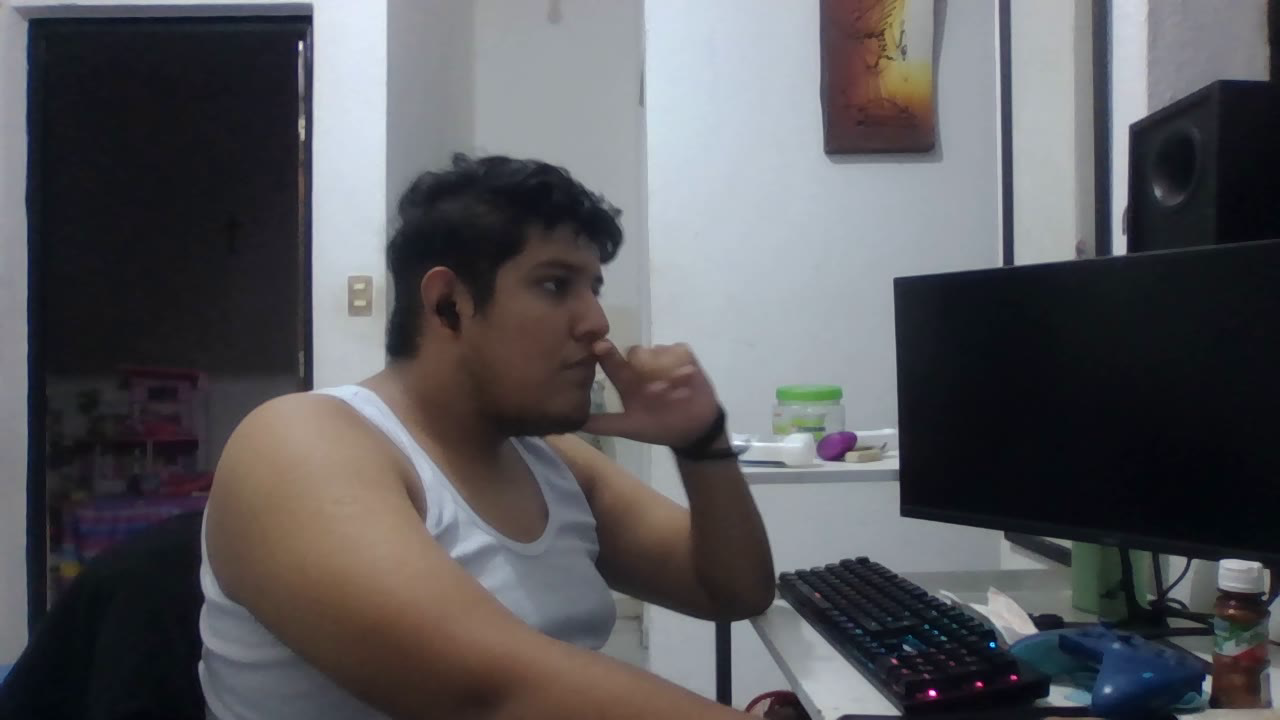
#> input picture frame 7 of img/videos/video.avi, 1280 x 720 px, given in place of the camera
$ python carton_filter.py   (older library calls are emulated)
#> lines starting #> are read from the running program, lines starting #| are printed output that depends on the picture; after the words box and inside, x2 and y2 are one past the last pixel; in counts of white or black regions, pixels touching at a corner belong together
#> further down, frame is the input picture: shape (720, 1280, 3); mean B, G, R 91.3, 87.7, 88.4
import cv2
import numpy as np

def cartoonize_image(img, ds_factor=4, sketch_mode=False):
#> called with ds_factor = 2, sketch_mode = False
    img_gray = cv2.cvtColor(img, cv2.COLOR_BGR2GRAY)
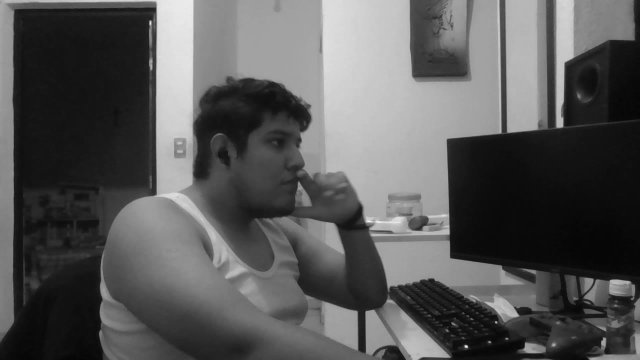
#> img_gray: shape (720, 1280) (shown at 1/2 size); min 5, max 249, mean 88.2
    img_gray = cv2.medianBlur(img_gray, 7)
    edges = cv2.Laplacian(img_gray, cv2.CV_8U, ksize=5)
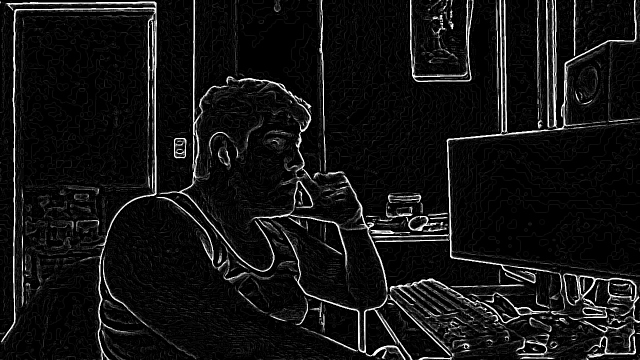
#> edges: shape (720, 1280) (shown at 1/2 size); min 0, max 255, mean 18.8
    ret, mask = cv2.threshold(edges, 100, 255, cv2.THRESH_BINARY_INV)
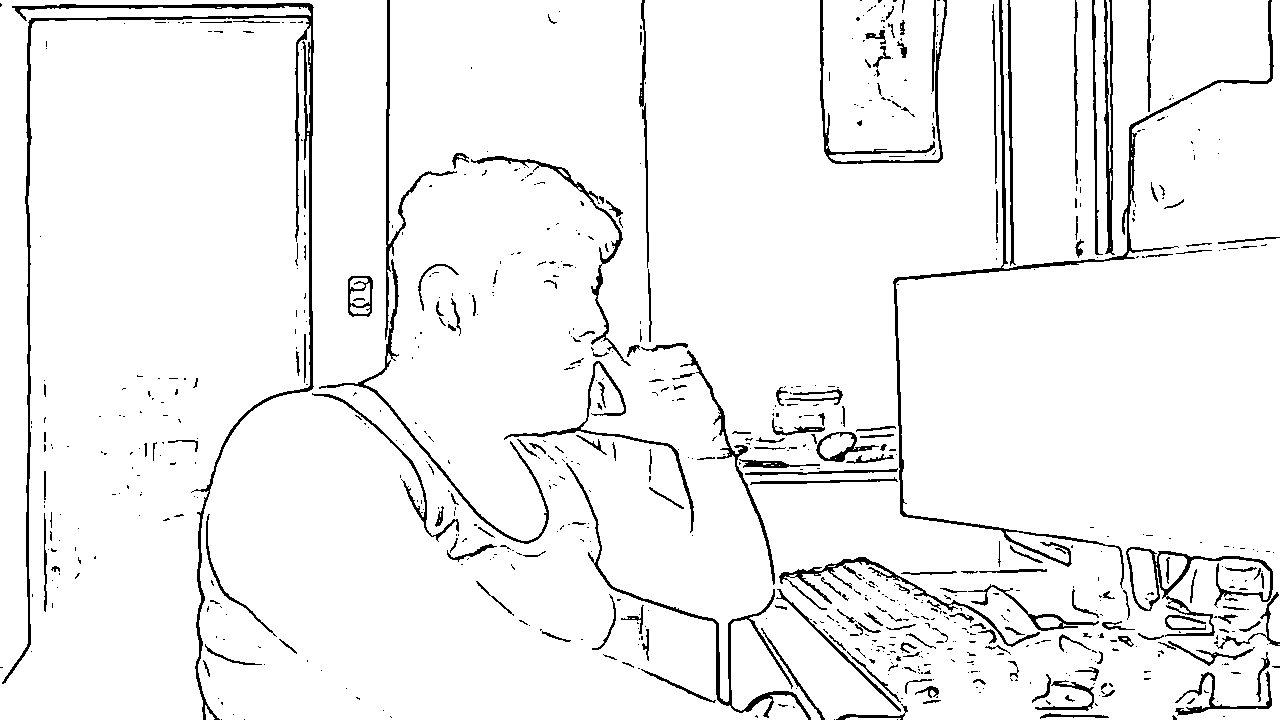
#> mask: shape (720, 1280); 94.7% white; 756 black regions (559 under 20 px), largest, box (x1, y1, x2, y2) and area: (2, 3, 314, 720) 7046, (893, 0, 1274, 589) 4740, (566, 463, 811, 720) 2123
    if sketch_mode:
        return cv2.cvtColor(mask, cv2.COLOR_GRAY2BGR)
    img_small = cv2.resize(img, None, fx=1.0/ds_factor, fy=1.0/ds_factor, interpolation=cv2.INTER_AREA)
    num_repetitions = 10
    sigma_color = 5
    sigma_space = 7
    size = 5

    for i in range(num_repetitions):
        img_small = cv2.bilateralFilter(img_small, size, sigma_color, sigma_space)
        img_output = cv2.resize(img_small, None, fx=ds_factor, fy=ds_factor, interpolation=cv2.INTER_LINEAR)
        dst = np.zeros(img_gray.shape)
        dst = cv2.bitwise_and(img_output, img_output, mask=mask)
        return dst
#> this loop made 1 pass
#> pass 1, in cartoonize_image, `dst = cv2.bitwise_and(img_output, img_output, mask=mask)`:
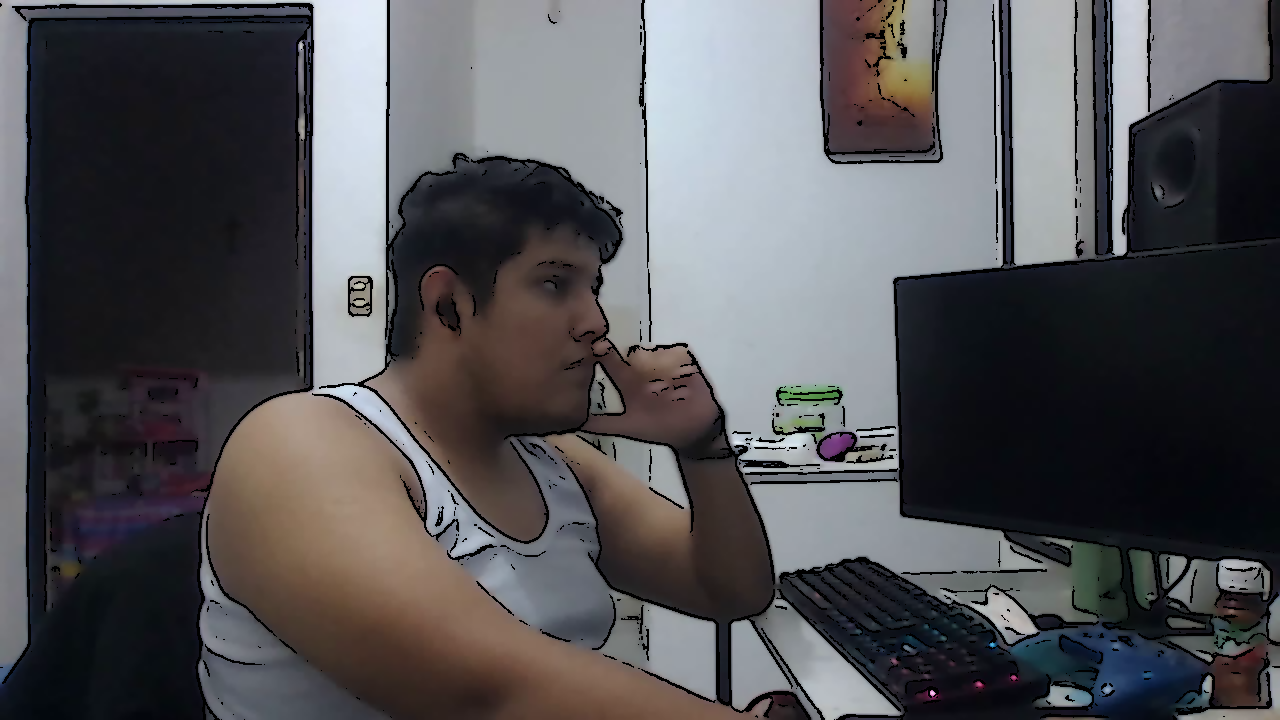
#> dst: shape (720, 1280, 3); mean B, G, R 86.9, 83.7, 84.5

cap = cv2.VideoCapture(0)
if not (cap.isOpened()):
    print("¡ERROR AL LEER LA CÁMARA!")
frame_width = int(cap.get(3))
frame_height = int(cap.get(4))
#out = cv2.VideoWriter('img/videos/video.avi', cv2.VideoWriter_fourcc('M','J','P','G'),la velocidad de reproducion del video 20,(frame_width, frame_height))
out = cv2.VideoWriter('img/videos/video.avi', cv2.VideoWriter_fourcc('M','J','P','G'),20,(frame_width, frame_height))

while(True):
    ret, frame = cap.read()
    if ret == True:
        out.write(frame)
        frame_out = cartoonize_image(frame, ds_factor=2, sketch_mode=False) #True o False
        out.write(frame_out)
        cv2.imshow('Video carton', frame_out)
        key = cv2.waitKey(1) & 0xFF
#> (key q is pressed here)
        if key == ord('q') or key == ord('Q') or key == ord('x') or key == ord('X') or key == 27 or key == 13:
            break
    else:
        break

cap.release()
out.release()
cv2.destroyAllWindows()

$ run again, starting later in the video
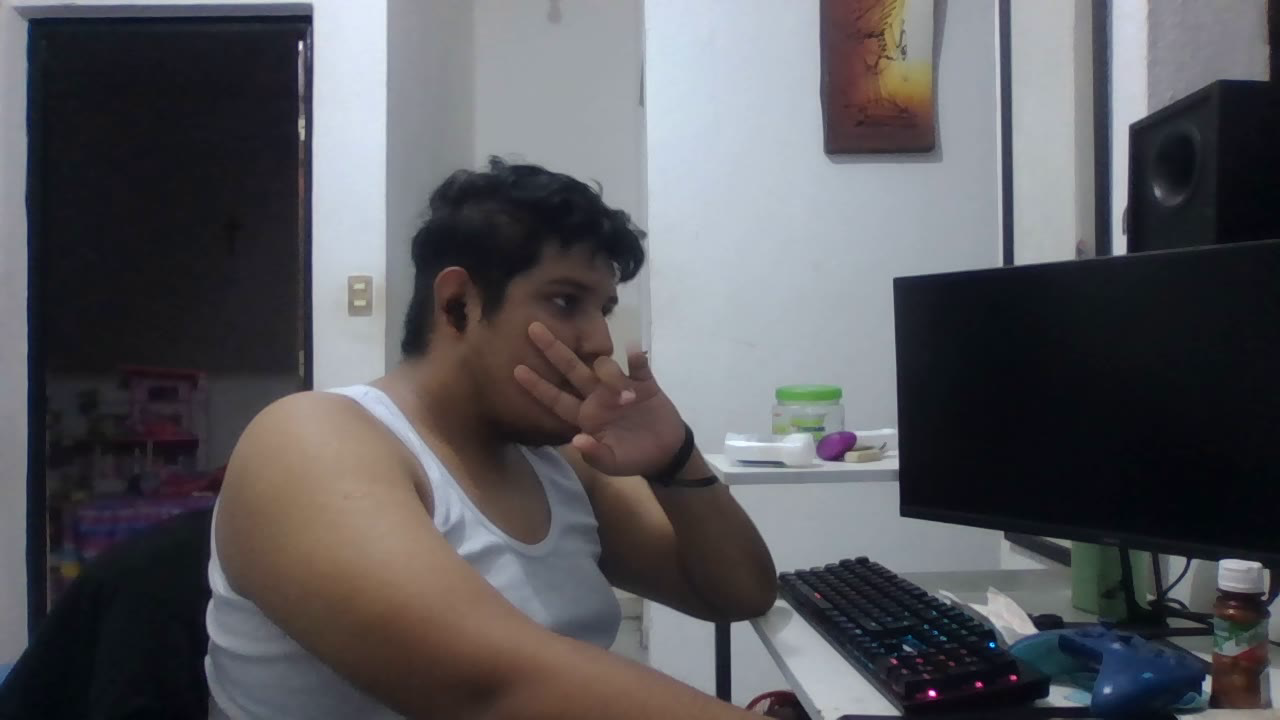
#> input picture frame 34 of img/videos/video.avi, 1280 x 720 px, given in place of the camera
#> frame is the input picture: shape (720, 1280, 3); mean B, G, R 92.3, 88.1, 88.7
#> in cartoonize_image, `ret, mask = cv2.threshold(edges, 100, 255, cv2.THRESH_BINARY_INV)`:
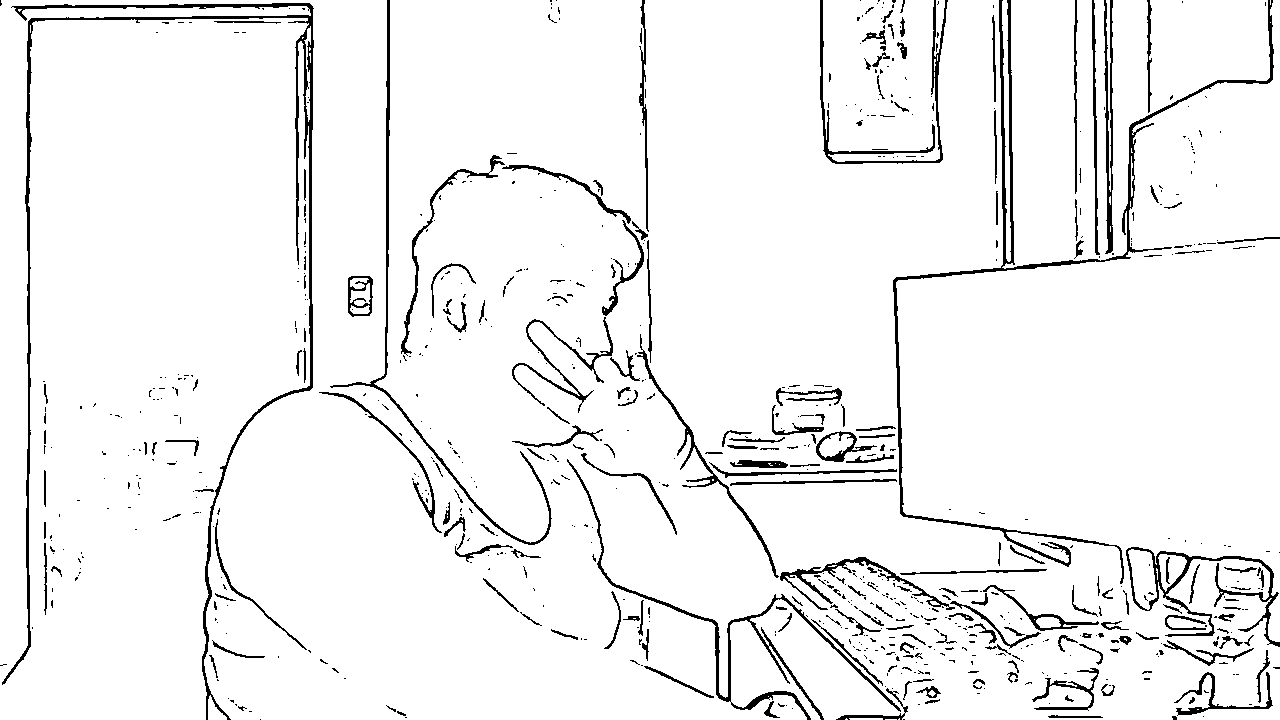
#> mask: shape (720, 1280); 94.6% white; 756 black regions (557 under 20 px), largest, box (x1, y1, x2, y2) and area: (2, 3, 314, 720) 7087, (893, 0, 1274, 584) 5604, (567, 459, 901, 720) 2777
#> the loop in cartoonize_image, `for i in range(num_repetitions):` made 1 pass
#> pass 1, in cartoonize_image, `dst = cv2.bitwise_and(img_output, img_output, mask=mask)`:
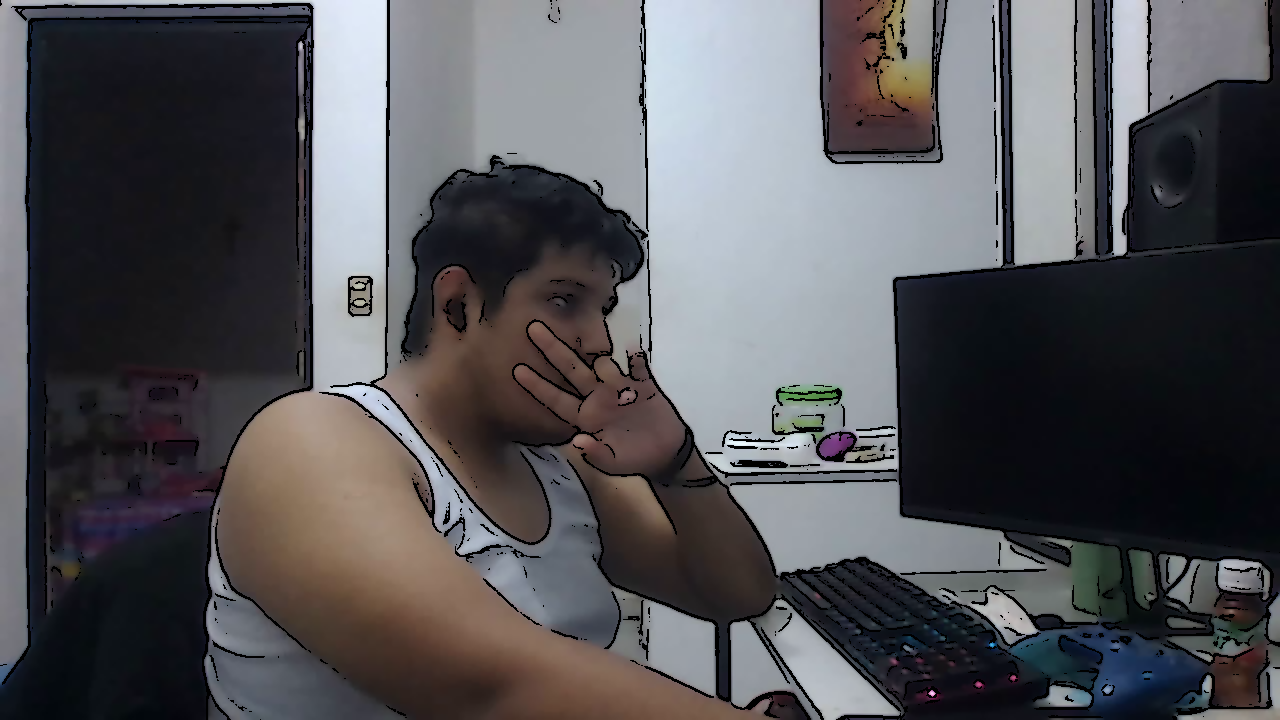
#> dst: shape (720, 1280, 3); mean B, G, R 87.8, 84.1, 84.7

$ run again, starting later in the video
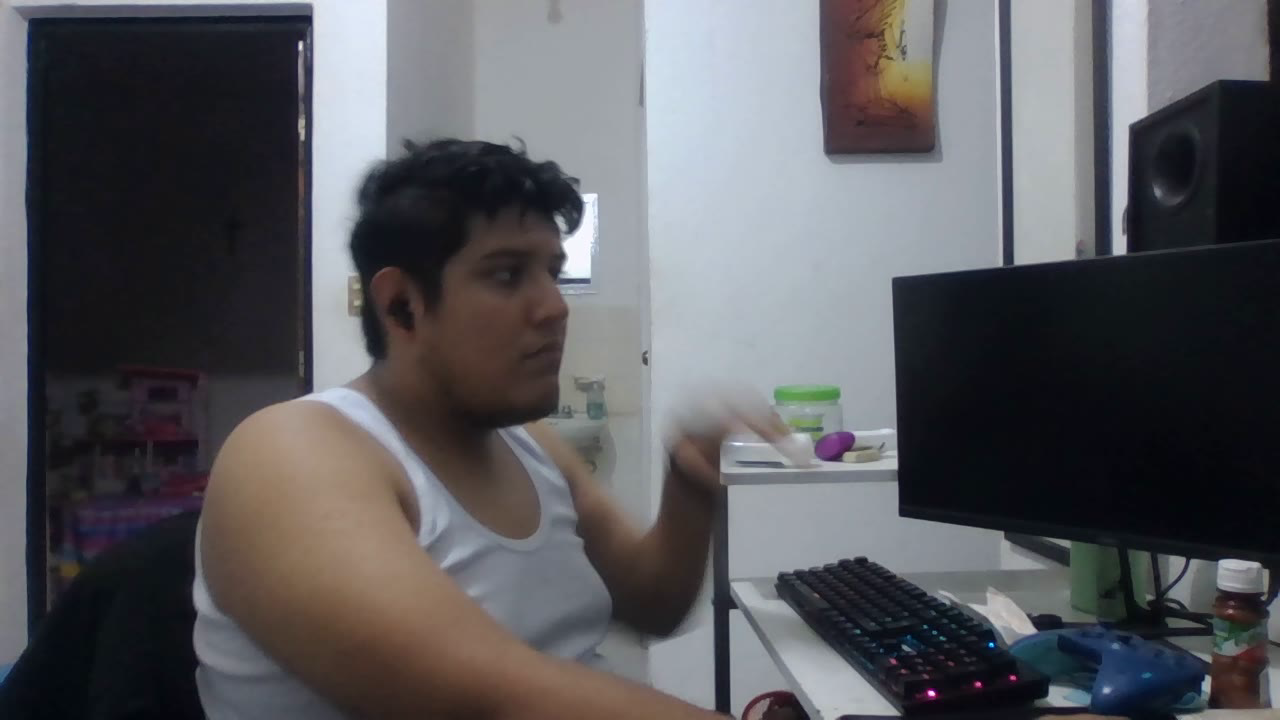
#> input picture frame 60 of img/videos/video.avi, 1280 x 720 px, given in place of the camera
#> frame is the input picture: shape (720, 1280, 3); mean B, G, R 93, 89, 89.2
#> in cartoonize_image, `ret, mask = cv2.threshold(edges, 100, 255, cv2.THRESH_BINARY_INV)`:
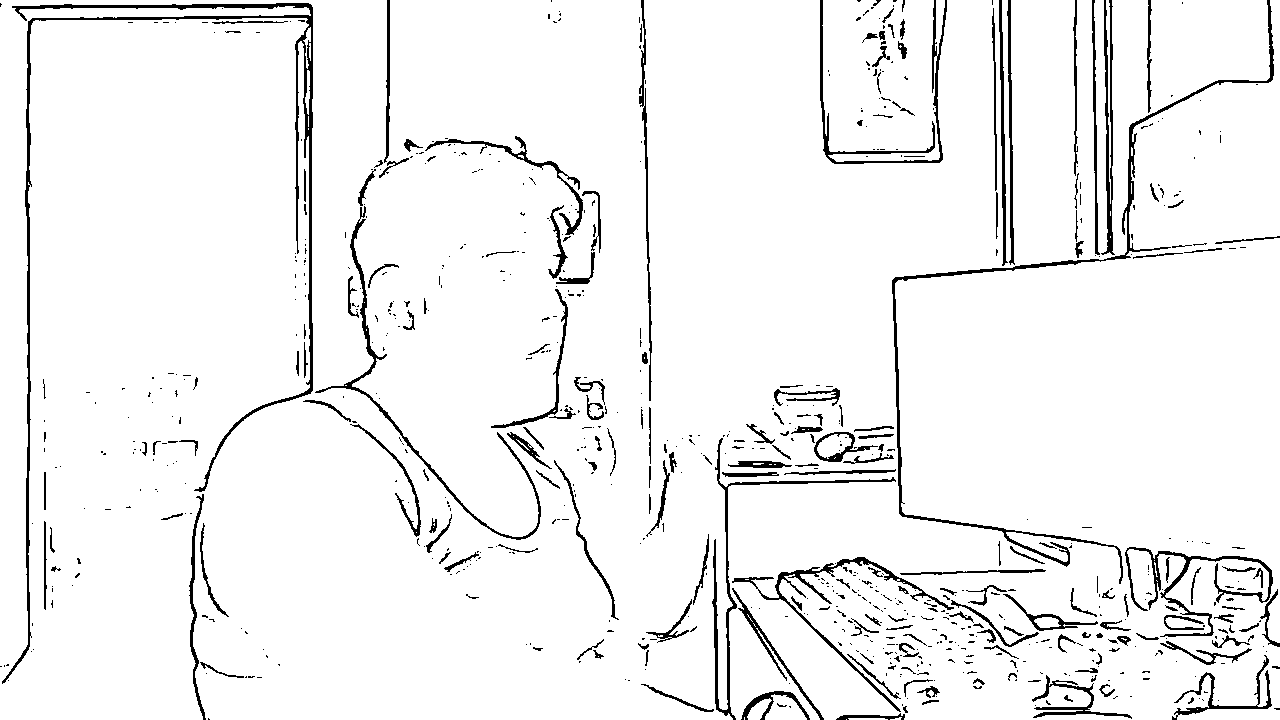
#> mask: shape (720, 1280); 94.7% white; 763 black regions (561 under 20 px), largest, box (x1, y1, x2, y2) and area: (2, 3, 313, 684) 6326, (892, 0, 1274, 584) 3798, (315, 206, 541, 540) 1871
#> the loop in cartoonize_image, `for i in range(num_repetitions):` made 1 pass
#> pass 1, in cartoonize_image, `dst = cv2.bitwise_and(img_output, img_output, mask=mask)`:
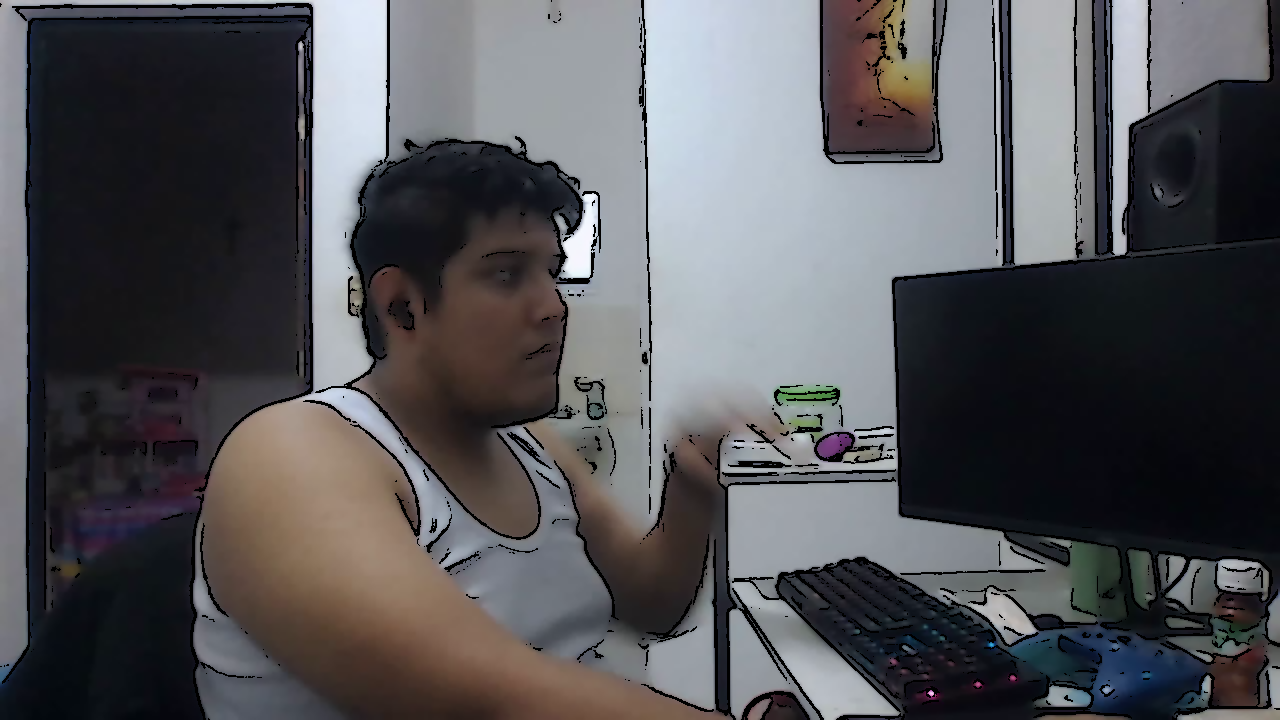
#> dst: shape (720, 1280, 3); mean B, G, R 88.5, 85, 85.3
